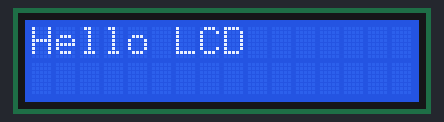
A sketch run on a simulated Arduino Uno, built with avr-gcc and run on an emulated ATmega328P. Parts: 16×2 character LCD. What the sketch prints to the serial monitor is not drawn.

Above: at 0.1 s.
At 3.5 s:
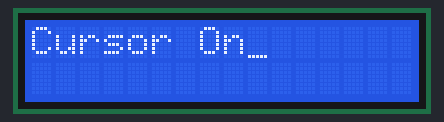
At 5.6 s:
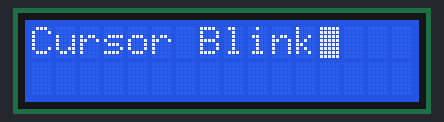
At 7.6 s:
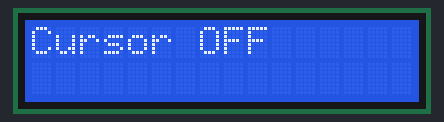
At 17.6 s:
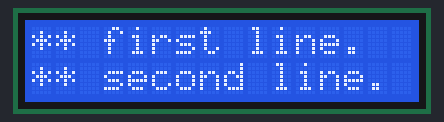
At 37.1 s:
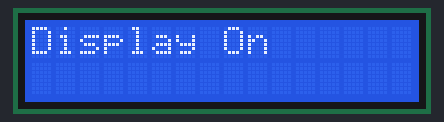

Measured:
- what the display in image 1 shows lasts 2.0 s, from 3.5 s to 5.5 s

The sketch:

i2c-lcd.ino
```cpp
#include <Wire.h>
#include <LiquidCrystal_PCF8574.h>

LiquidCrystal_PCF8574 lcd(0x3F);
// set the LCD address to 0x3F for a 16 chars and 2 line display

int show;

void setup()
{
   int error;

   Serial.begin(115200);
   Serial.println("LCD...");

   while (! Serial);

   Serial.println("Dose: check for LCD");

   // See http://playground.arduino.cc/Main/I2cScanner
   Wire.begin();
   Wire.beginTransmission(0x3F);
   error = Wire.endTransmission();
   Serial.print("Error: ");
   Serial.print(error);

   if (error == 0)
     {
        Serial.println(": LCD found.");
     }
   else
     {
        Serial.println(": LCD not found.");
     }

   lcd.begin(16, 2); // initialize the lcd
   show = 0;
}

void loop()
{
   if (show == 0)
     {
        lcd.setBacklight(255);
        lcd.home(); lcd.clear();
        lcd.print("Hello LCD");
        delay(1000);

        lcd.setBacklight(0);
        delay(400);
        lcd.setBacklight(255);

     }
   else if (show == 1)
     {
        lcd.clear();
        lcd.print("Cursor On");
        lcd.cursor();

     }
   else if (show == 2)
     {
        lcd.clear();
        lcd.print("Cursor Blink");
        lcd.blink();

     }
   else if (show == 3)
     {
        lcd.clear();
        lcd.print("Cursor OFF");
        lcd.noBlink();
        lcd.noCursor();

     }
   else if (show == 4)
     {
        lcd.clear();
        lcd.print("Display Off");
        lcd.noDisplay();

     }
   else if (show == 5)
     {
        lcd.clear();
        lcd.print("Display On");
        lcd.display();

     }
   else if (show == 7)
     {
        lcd.clear();
        lcd.setCursor(0, 0);
        lcd.print("*** first line.");
        lcd.setCursor(0, 1);
        lcd.print("*** second line.");

     }
   else if (show == 8)
     {
        lcd.scrollDisplayLeft();
     }
   else if (show == 9)
     {
        lcd.scrollDisplayLeft();
     }
   else if (show == 10)
     {
        lcd.scrollDisplayLeft();
     }
   else if (show == 11)
     {
        lcd.scrollDisplayRight();
     }

   delay(2000);
   show = (show + 1) % 12;
} // loop()
```
